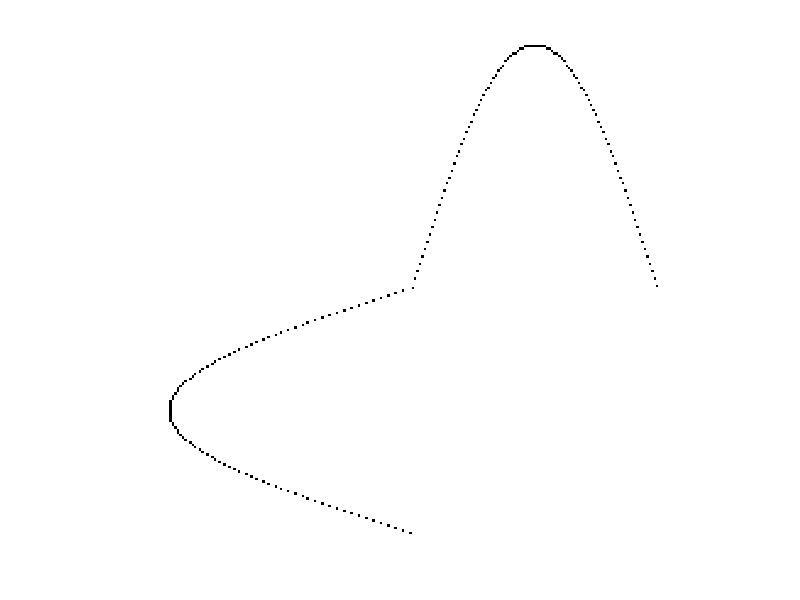

Write MATLAB code to recreate this figure.
% Programming Fundamentals Using MATLAB, Michael Weeks Copyright 2020
% 
% program_4_7.m

    % Create an example image
    N = 200;
    x = 255*ones(N, N, 'uint8');
    s = floor(99*sin(2*pi*(1:N)/N) + 100);
    for k=1:N
        x(floor(s(k)), k) = 0;
    end
    % Now x is a black sinusoid on a white background.

    % First, copy x to y
    y = x; 
    for k=1:N
        % Copy the columns of x to the rows of y
        y(k+1:end, k) = x(k, k+1:end);
    end
    % Show the result
    imshow(y);
